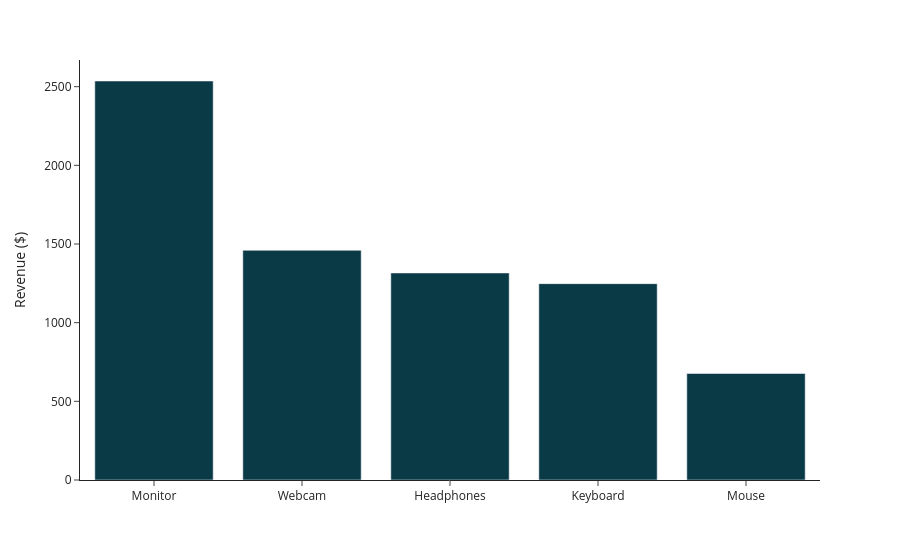

The cell this chart's notebook holds for it:
### Markdown cell above
### `category_orders`

### Code cell
best_first = (product_totals
              .sort_values('order_value', ascending=False)['product']
              .tolist())
fig = px.bar(product_totals, x='product', y='order_value',
             category_orders={'product': best_first},
             labels={'product': '', 'order_value': 'Revenue ($)'},
             template='simple_white', color_discrete_sequence=colors)
fig.show()

### Figure 1 — Plotly figure (JSON) as saved in the notebook; plotly's stock layout.template omitted (floating-point values rounded to 4 significant figures)
{"data": [{"hovertemplate": "=%{x}<br>Revenue ($)=%{y}<extra></extra>", "legendgroup": "", "marker": {"color": "#0b3a47", "pattern": {"shape": ""}}, "name": "", "orientation": "v", "showlegend": false, "textposition": "auto", "type": "bar", "x": ["Headphones", "Keyboard", "Monitor", "Mouse", "Webcam"], "xaxis": "x", "y": [1316, 1248, 2536, 677, 1460], "yaxis": "y"}], "layout": {"barmode": "relative", "legend": {"tracegroupgap": 0}, "margin": {"t": 60}, "xaxis": {"anchor": "y", "categoryarray": ["Monitor", "Webcam", "Headphones", "Keyboard", "Mouse"], "categoryorder": "array", "domain": [0.0, 1.0], "title": {"text": ""}}, "yaxis": {"anchor": "x", "domain": [0.0, 1.0], "title": {"text": "Revenue ($)"}}}}
